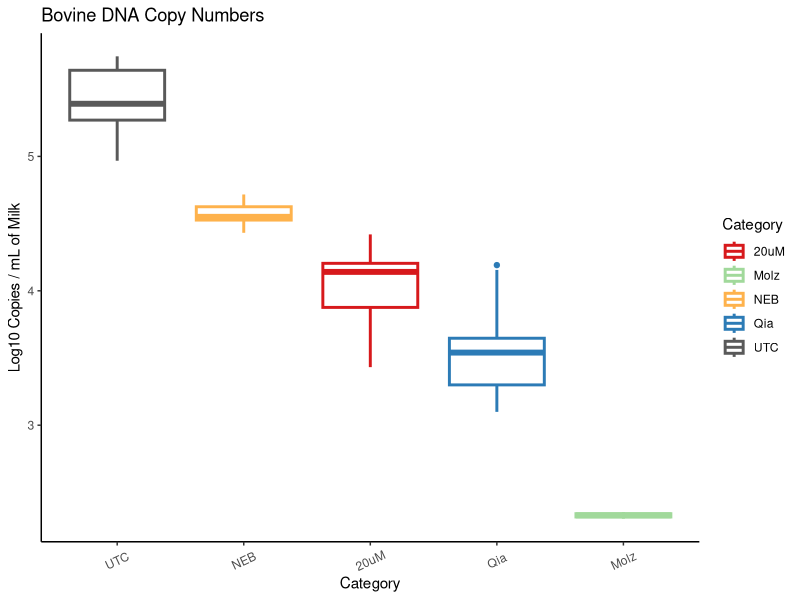
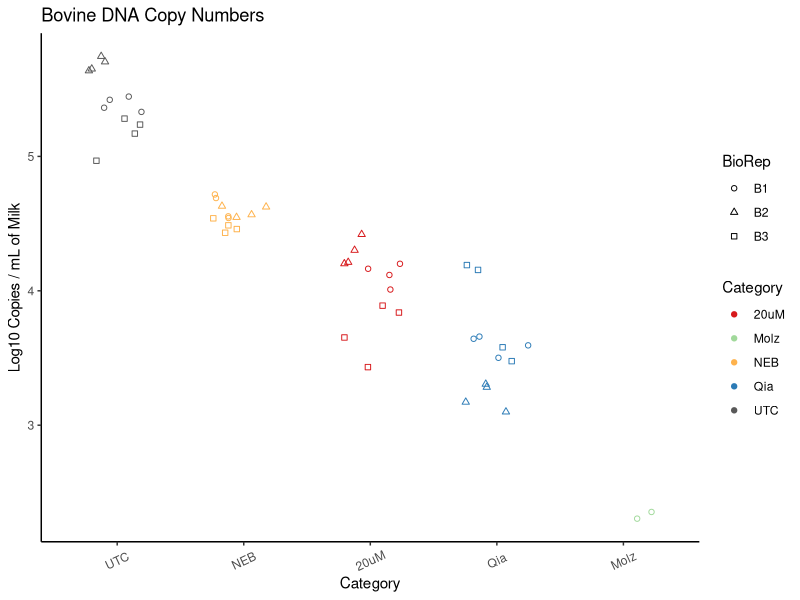
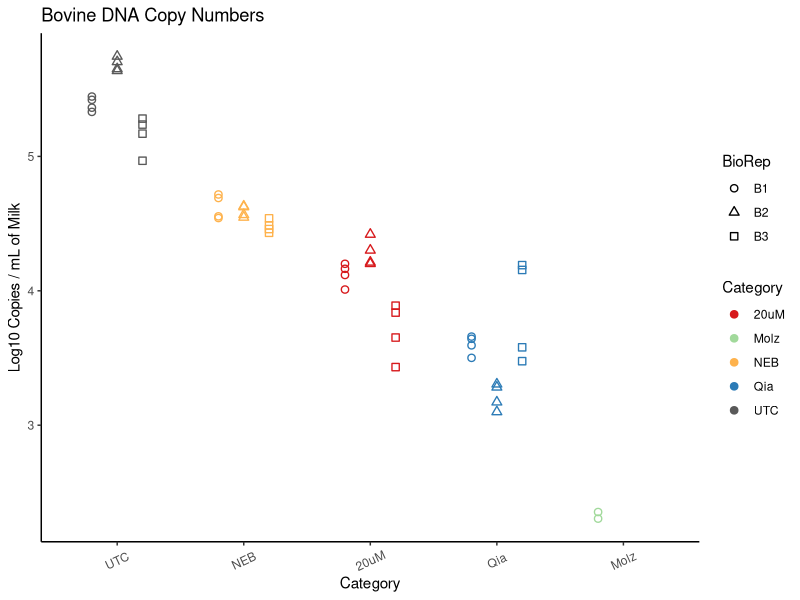
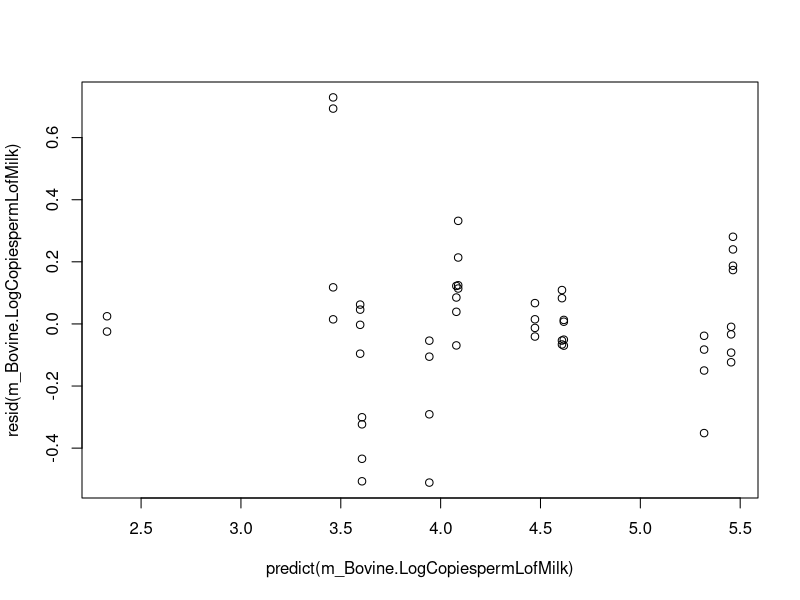
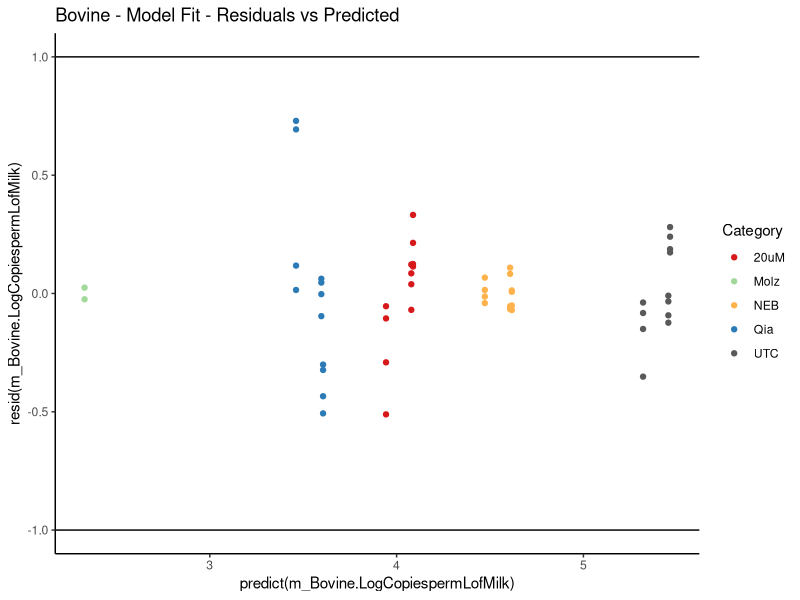
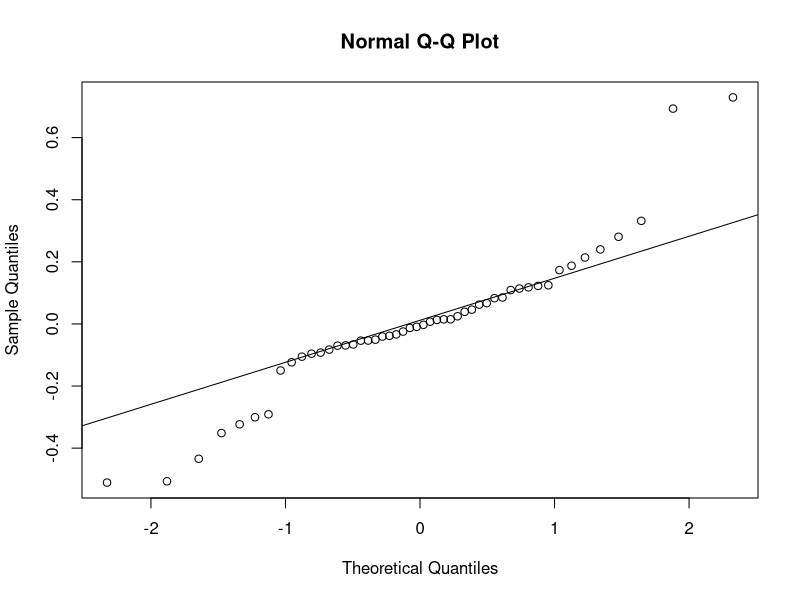

The R source for these figures, in order: (Note: this script raises an error after producing the figures.)
## ---- chunk 1
#Data File: OpenRefineHostDepletionData1.23.19
library(ggplot2)
library(dplyr)
library(emmeans)
library(multcompView)

#Read Data
AllData <- read.table("OpenRefineHostDepletionData1.23.19.txt", sep="\t",  fill = TRUE, header=TRUE)
SampleData <- AllData %>% filter(Category!="Standard") %>% filter(Category!="NEBdiluent")
dim (SampleData)

#Getting All variables and all levels within each

#sapply(SampleData, levels)
#SampleData %>% 
#     sapply(levels)

#Summary Statistics
SampleData.summary <- SampleData %>%
  group_by(Target.Name,Category,BioRep) %>%
  summarize(mean_CopyN_permLMilk=mean(LogCopiespermLofMilk,na.rm=T),
            st_dev=sd(LogCopiespermLofMilk,na.rm=T),
            n_missing=sum(is.na(LogCopiespermLofMilk)),
            n_total=n())
write.table (SampleData.summary, "SampleData.summary.txt", sep="\t" ) 


#Summary Statistics by Kit
SampleData.summary <- SampleData %>%
  group_by(Target.Name,Category) %>%
  summarize(mean_CopyN_permLMilk=mean(LogCopiespermLofMilk,na.rm=T),
            st_dev=sd(LogCopiespermLofMilk,na.rm=T),
            n_missing=sum(is.na(LogCopiespermLofMilk)),
            n_total=n())
write.table (SampleData.summary, "SampleData.summary.txt", sep="\t" ) 
## ---- chunk 2

#Filter Subset from Sample Data
Bovine <- SampleData %>% filter(Target.Name=="BovineUXT")
dim(Bovine)

#Summary Statistics
Bovine.summary <- Bovine %>%
  group_by(Category) %>%
  summarize(mean_CopyN_permLMilk=mean(LogCopiespermLofMilk,na.rm=T),
            st_dev=sd(LogCopiespermLofMilk,na.rm=T),
            n_missing=sum(is.na(LogCopiespermLofMilk)),
            n_total=n())
write.table (Bovine.summary, "Bovine.summary.txt", sep="\t" )
## ---- chunk 3
#Plot Raw Means and Standard Deviations
Colors <- c("20uM" = "#d7191c", "Molz"= "#a1d99b", "NEB"= "#feb24c","UTC"= "#595959", "Qia"="#2c7bb6")
ggplot(data=Bovine,
       mapping=aes(x=Category,y=LogCopiespermLofMilk, color=Category, ylab="Copy Numbers")) +
  ylab ("Log10 Copies / mL of Milk")+
     geom_boxplot(lwd=1)+
  theme_bw()+
 ggtitle("Bovine DNA Copy Numbers")+
  scale_color_manual(values=Colors)+
  theme(panel.grid.major = element_blank())+
  theme(panel.grid.minor = element_blank())+
  theme(panel.background = element_blank())+
  theme(panel.border = element_blank())+
  theme(axis.line = element_line())+
  theme(axis.text.x=element_text(angle=25,vjust=0.5))+
  scale_x_discrete(limits=c("UTC", "NEB", "20uM", "Qia", "Molz"))

ggplot(data=Bovine,
       mapping=aes(x=Category,y=LogCopiespermLofMilk, color=Category, shape=BioRep)) +
  ylab ("Log10 Copies / mL of Milk")+
    geom_jitter(width=0.25)+
  ggtitle("Bovine DNA Copy Numbers")+
  scale_shape_discrete(solid=F) +
  theme_bw()+
  scale_color_manual(values=Colors)+
  theme(panel.grid.major = element_blank())+
  theme(panel.grid.minor = element_blank())+
  theme(panel.background = element_blank())+
  theme(panel.border = element_blank())+
  theme(axis.line = element_line())+
  theme(axis.text.x=element_text(angle=25,vjust=0.5))+
  scale_x_discrete(limits=c("UTC", "NEB", "20uM", "Qia", "Molz"))

ggplot(data=Bovine,
       mapping=aes(x=Category,y=LogCopiespermLofMilk, color=Category, shape=BioRep)) +
  ylab ("Log10 Copies / mL of Milk")+
    geom_point(position=position_jitterdodge(jitter.width=0, dodge.width = .6),size = 2,stroke = .7)+
  ggtitle("Bovine DNA Copy Numbers")+
  scale_shape_discrete(solid=F) +
  theme_bw()+
  scale_color_manual(values=Colors)+
  theme(panel.grid.major = element_blank())+
  theme(panel.grid.minor = element_blank())+
  theme(panel.background = element_blank())+
  theme(panel.border = element_blank())+
  theme(axis.line = element_line())+
  theme(axis.text.x=element_text(angle=25,vjust=0.5))+
  scale_x_discrete(limits=c("UTC", "NEB", "20uM", "Qia", "Molz"))

## ---- chunk 4
# Model Selection
#3 linear models were compared: including BioRep only, qPCRefficiency only, and both as covariates. Best model fit was used as the final model. 
m_Bovine.LogCopiespermLofMilk1 <- lm( LogCopiespermLofMilk ~ Category + BioRep, data=Bovine )
summary(m_Bovine.LogCopiespermLofMilk1)

m_Bovine.LogCopiespermLofMilk2 <- lm( LogCopiespermLofMilk ~ Category + qPCRefficiency, data=Bovine )
summary(m_Bovine.LogCopiespermLofMilk2)

m_Bovine.LogCopiespermLofMilk3 <- lm( LogCopiespermLofMilk ~ Category + qPCRefficiency + BioRep, data=Bovine )
summary(m_Bovine.LogCopiespermLofMilk3)

anova(m_Bovine.LogCopiespermLofMilk1, m_Bovine.LogCopiespermLofMilk2)
# Model with qPCRefficiency does not have better fit than model with BioRep
anova(m_Bovine.LogCopiespermLofMilk2, m_Bovine.LogCopiespermLofMilk3)
# Model with both qPCRefficiency and BioRep does not have better fit than model with qPCRefficiency only
anova(m_Bovine.LogCopiespermLofMilk1, m_Bovine.LogCopiespermLofMilk3)
# Fit of model with both qPCRefficiency and BioRep is not different from fit of model with BioRep only
anova(m_Bovine.LogCopiespermLofMilk1, m_Bovine.LogCopiespermLofMilk2, m_Bovine.LogCopiespermLofMilk3)

AIC (m_Bovine.LogCopiespermLofMilk1)
AIC (m_Bovine.LogCopiespermLofMilk2)
AIC (m_Bovine.LogCopiespermLofMilk3)
# Final model chosen:
# Model 1: LogCopiespermLofMilk ~ Category + BioRep
## ---- chunk 5
# Fit Linear Model

m_Bovine.LogCopiespermLofMilk <- lm( LogCopiespermLofMilk ~ Category + BioRep, data=Bovine )
summary(m_Bovine.LogCopiespermLofMilk)

# Model Fit Plots

plot(x=predict(m_Bovine.LogCopiespermLofMilk),y=resid(m_Bovine.LogCopiespermLofMilk))
  
  # using ggplot2
Colors <- c("20uM" = "#d7191c", "Molz"= "#a1d99b", "NEB"= "#feb24c","UTC"= "#595959", "Qia"="#2c7bb6")
ggplot(m_Bovine.LogCopiespermLofMilk, aes(x=predict(m_Bovine.LogCopiespermLofMilk), y=resid(m_Bovine.LogCopiespermLofMilk), color=Category)) +
  geom_point()+
  theme_bw()+
  ggtitle("Bovine - Model Fit - Residuals vs Predicted")+
  scale_color_manual(values=Colors)+
  theme(panel.grid.major = element_blank())+
  theme(panel.grid.minor = element_blank())+
  theme(panel.background = element_blank())+
  theme(panel.border = element_blank())+
  theme(axis.line = element_line())+
  geom_hline(yintercept = 1) +
  geom_hline(yintercept = -1)

  # qqplots
qqnorm(resid(m_Bovine.LogCopiespermLofMilk))
qqline(resid(m_Bovine.LogCopiespermLofMilk))

summary(m_Bovine.LogCopiespermLofMilk)

#All residuals are < 1. 
## ---- chunk 6
# Check Tukey-adjusted pairwise comparison of kit estimates
m_Bovine.LogCopiespermLofMilk_emmeans <- emmeans(m_Bovine.LogCopiespermLofMilk,pairwise~Category)
m_Bovine.LogCopiespermLofMilk_emmeans
# Use compact letter display for convenience
m_Bovine.LogCopiespermLofMilk_cld <- CLD(m_Bovine.LogCopiespermLofMilk_emmeans$emmeans,
                         Letters=LETTERS)
m_Bovine.LogCopiespermLofMilk_cld

# Get fitted values from model to plot with other software
emmeans(m_Bovine.LogCopiespermLofMilk,~ Category) %>%
  summary() %>%
  data.frame() 

# Plot fitted values from model
Colors <- c("20uM" = "#d7191c", "Molz"= "#a1d99b", "NEB"= "#feb24c","UTC"= "#595959", "Qia"="#2c7bb6")

emmeans(m_Bovine.LogCopiespermLofMilk,~Category) %>%
  summary() %>%
  data.frame() %>%
ggplot(aes(x=Category,y=emmean,color=Category)) +
  geom_point() +
  labs(y="Estimated Marginal Means") +
  geom_errorbar(aes(ymin=lower.CL,ymax=upper.CL),width=0.5) +
  geom_text(data=data.frame(m_Bovine.LogCopiespermLofMilk_cld),aes(x=Category,label=`.group`),hjust=-.1) +
  theme_bw()+
 ggtitle("Bovine Copy Numbers")+
  scale_color_manual(values=Colors)+
  theme(panel.grid.major = element_blank())+
  theme(panel.grid.minor = element_blank())+
  theme(panel.background = element_blank())+
  theme(panel.border = element_blank())+
  theme(axis.line = element_line())+
  theme(axis.text.x=element_text(angle=25,vjust=0.5))+
scale_x_discrete(limits=c("UTC", "NEB", "20uM", "Qia", "Molz"))
ggsave("BovineKits.TIFF")
## ---- chunk 7

#Filter Subset from Sample Data
TotalBacterialDNA <- SampleData %>% filter(Target.Name=="Total16S")
dim(TotalBacterialDNA)

#Summary Statistics
TotalBacterialDNA.summary <- TotalBacterialDNA %>%
  group_by(Category) %>%
  summarize(mean_CopyN_permLMilk=mean(LogCopiespermLofMilk,na.rm=T),
            st_dev=sd(LogCopiespermLofMilk,na.rm=T),
            n_missing=sum(is.na(LogCopiespermLofMilk)),
            n_total=n())
write.table (TotalBacterialDNA.summary, "TotalBacterialDNA.summary.txt", sep="\t" )
## ---- chunk 8
#Plot Raw Means and Standard Deviations
Colors <- c("20uM" = "#d7191c", "Molz"= "#a1d99b", "NEB"= "#feb24c","UTC"= "#595959", "Qia"="#2c7bb6")
ggplot(data=TotalBacterialDNA,
       mapping=aes(x=Category,y=LogCopiespermLofMilk, color=Category, ylab="Copy Numbers")) +
  ylab ("Log10 Copies / mL of Milk")+
     geom_boxplot(lwd=1)+
  theme_bw()+
 ggtitle("TotalBacterialDNA DNA Copy Numbers")+
  scale_color_manual(values=Colors)+
  theme(panel.grid.major = element_blank())+
  theme(panel.grid.minor = element_blank())+
  theme(panel.background = element_blank())+
  theme(panel.border = element_blank())+
  theme(axis.line = element_line())+
  theme(axis.text.x=element_text(angle=25,vjust=0.5))+
  scale_x_discrete(limits=c("UTC", "NEB", "20uM", "Qia", "Molz"))

ggplot(data=TotalBacterialDNA,
       mapping=aes(x=Category,y=LogCopiespermLofMilk, color=Category, shape=BioRep)) +
  ylab ("Log10 Copies / mL of Milk")+
    geom_jitter(width=0.25)+
  scale_shape_discrete(solid=F) +
    ggtitle("TotalBacterialDNA DNA Copy Numbers")+
  theme_bw()+
  scale_color_manual(values=Colors)+
  theme(panel.grid.major = element_blank())+
  theme(panel.grid.minor = element_blank())+
  theme(panel.background = element_blank())+
  theme(panel.border = element_blank())+
  theme(axis.line = element_line())+
  theme(axis.text.x=element_text(angle=25,vjust=0.5))+
  scale_x_discrete(limits=c("UTC", "NEB", "20uM", "Qia", "Molz"))

## ---- chunk 9
# Model Selection
#3 linear models were compared: including BioRep only, qPCRefficiency only, and both as covariates. Best model fit was used as the final model. 
m_TotalBacterialDNA.LogCopiespermLofMilk1 <- lm( LogCopiespermLofMilk ~ Category + BioRep, data=TotalBacterialDNA )
summary(m_TotalBacterialDNA.LogCopiespermLofMilk1)

m_TotalBacterialDNA.LogCopiespermLofMilk2 <- lm( LogCopiespermLofMilk ~ Category + qPCRefficiency, data=TotalBacterialDNA )
summary(m_TotalBacterialDNA.LogCopiespermLofMilk2)

m_TotalBacterialDNA.LogCopiespermLofMilk3 <- lm( LogCopiespermLofMilk ~ Category + qPCRefficiency + BioRep, data=TotalBacterialDNA )
summary(m_TotalBacterialDNA.LogCopiespermLofMilk3)

anova(m_TotalBacterialDNA.LogCopiespermLofMilk1, m_TotalBacterialDNA.LogCopiespermLofMilk2)
# Model with qPCRefficiency does not have better fit than model with BioRep
anova(m_TotalBacterialDNA.LogCopiespermLofMilk2, m_TotalBacterialDNA.LogCopiespermLofMilk3)
# Model with both qPCRefficiency and BioRep does not have better fit than model with qPCRefficiency only
anova(m_TotalBacterialDNA.LogCopiespermLofMilk1, m_TotalBacterialDNA.LogCopiespermLofMilk3)
# Fit of model with both qPCRefficiency and BioRep is not different from fit of model with BioRep only
anova(m_TotalBacterialDNA.LogCopiespermLofMilk1, m_TotalBacterialDNA.LogCopiespermLofMilk2, m_TotalBacterialDNA.LogCopiespermLofMilk3)

AIC (m_TotalBacterialDNA.LogCopiespermLofMilk1)
AIC (m_TotalBacterialDNA.LogCopiespermLofMilk2)
AIC (m_TotalBacterialDNA.LogCopiespermLofMilk3)
# Final model chosen:
# Model 1: LogCopiespermLofMilk ~ Category + BioRep
## ---- chunk 10
# Fit Linear Model

m_TotalBacterialDNA.LogCopiespermLofMilk <- lm( LogCopiespermLofMilk ~ Category + BioRep, data=TotalBacterialDNA )
summary(m_TotalBacterialDNA.LogCopiespermLofMilk)

# Model Fit Plots

plot(x=predict(m_TotalBacterialDNA.LogCopiespermLofMilk),y=resid(m_TotalBacterialDNA.LogCopiespermLofMilk))
  
  # using ggplot2
Colors <- c("20uM" = "#d7191c", "Molz"= "#a1d99b", "NEB"= "#feb24c","UTC"= "#595959", "Qia"="#2c7bb6")
ggplot(m_TotalBacterialDNA.LogCopiespermLofMilk, aes(x=predict(m_TotalBacterialDNA.LogCopiespermLofMilk), y=resid(m_TotalBacterialDNA.LogCopiespermLofMilk), color=Category)) +
  geom_point()+
  theme_bw()+
  ggtitle("TotalBacterialDNA - Model Fit - Residuals vs Predicted")+
  scale_color_manual(values=Colors)+
  theme(panel.grid.major = element_blank())+
  theme(panel.grid.minor = element_blank())+
  theme(panel.background = element_blank())+
  theme(panel.border = element_blank())+
  theme(axis.line = element_line())+
  geom_hline(yintercept = 1) +
  geom_hline(yintercept = -1)

  # qqplots
qqnorm(resid(m_TotalBacterialDNA.LogCopiespermLofMilk))
qqline(resid(m_TotalBacterialDNA.LogCopiespermLofMilk))

summary(m_TotalBacterialDNA.LogCopiespermLofMilk)

#All residuals are < 1. 
## ---- chunk 11
# Check Tukey-adjusted pairwise comparison of kit estimates
m_TotalBacterialDNA.LogCopiespermLofMilk_emmeans <- emmeans(m_TotalBacterialDNA.LogCopiespermLofMilk,pairwise~Category)
m_TotalBacterialDNA.LogCopiespermLofMilk_emmeans

# Use compact letter display for convenience
m_TotalBacterialDNA.LogCopiespermLofMilk_cld <- CLD(m_TotalBacterialDNA.LogCopiespermLofMilk_emmeans$emmeans,
                         Letters=LETTERS)
m_TotalBacterialDNA.LogCopiespermLofMilk_cld

# Get fitted values from model to plot with other software
emmeans(m_TotalBacterialDNA.LogCopiespermLofMilk,~ Category) %>%
  summary() %>%
  data.frame() 

# Plot fitted values from model
Colors <- c("20uM" = "#d7191c", "Molz"= "#a1d99b", "NEB"= "#feb24c","UTC"= "#595959", "Qia"="#2c7bb6")

emmeans(m_TotalBacterialDNA.LogCopiespermLofMilk,~Category) %>%
  summary() %>%
  data.frame() %>%
ggplot(aes(x=Category,y=emmean,color=Category)) +
  geom_point() +
  labs(y="Estimated Marginal Means") +
  geom_errorbar(aes(ymin=lower.CL,ymax=upper.CL),width=0.5) +
  geom_text(data=data.frame(m_TotalBacterialDNA.LogCopiespermLofMilk_cld),aes(x=Category,label=`.group`),nudge_y = 0.7, nudge_x = -0.05, fontface = "bold") +
  theme_bw()+
 ggtitle("Total Bacterial DNA Copy Numbers")+
  scale_color_manual(values=Colors)+
  theme(panel.grid.major = element_blank())+
  theme(panel.grid.minor = element_blank())+
  theme(panel.background = element_blank())+
  theme(panel.border = element_blank())+
  theme(axis.line = element_line())+
  theme(axis.text.x=element_text(angle=25,vjust=0.5))+
  scale_x_discrete(limits=c("UTC", "NEB", "20uM", "Qia", "Molz"))
## ---- chunk 12

df1_Bovine.rawdata <- Bovine[c(20,30,23)]

df2_Bovine.model<-emmeans(m_Bovine.LogCopiespermLofMilk,~Category) %>%
  summary() %>%
  data.frame()

ggplot() +
  geom_jitter(data=df1_Bovine.rawdata,aes(x=Category,y=LogCopiespermLofMilk)) +
  geom_point(data=df2_Bovine.model,aes(x=Category,y=emmean,fill=Category))+
  geom_errorbar(data=df2_Bovine.model,aes(x=Category,ymin=lower.CL,ymax=upper.CL),width=0.5)+
  scale_x_discrete(limits=c("UTC", "NEB", "20uM", "Qia", "Molz"))
  
# Making the plot pretty

Colors <- c("20uM" = "#d7191c", "Molz"= "#a1d99b", "NEB"= "#feb24c","UTC"= "#595959", "Qia"="#2c7bb6")
  
ggplot() +
  geom_jitter(data=df1_Bovine.rawdata,aes(x=Category,y=LogCopiespermLofMilk,color=Category, shape=BioRep)) +
  scale_color_manual(values=Colors)+
  geom_point(data=df2_Bovine.model,aes(x=Category,y=emmean,fill=Category))+
  geom_errorbar(data=df2_Bovine.model,aes(x=Category,ymin=lower.CL,ymax=upper.CL),width=0.5)+  
  geom_text(data =data.frame(m_Bovine.LogCopiespermLofMilk_cld),aes(x=Category,label=`.group`, y=emmean),hjust=-.5) +
ylim(1.5, 6.5)+
xlab("Kit")+
ylab ("Log10 Copies / mL of Milk")+
  theme_bw()+
  ggtitle("Bovine Copy Numbers")+
  scale_shape(solid = F)+
  scale_color_manual(values=Colors)+
  theme(panel.grid.major = element_blank())+
  theme(panel.grid.minor = element_blank())+
  theme(panel.background = element_blank())+
  theme(panel.border = element_blank())+
  theme(axis.line = element_line())+
  theme(axis.text.x=element_text(angle=25,vjust=0.5))+
scale_x_discrete(limits=c("UTC", "NEB", "20uM", "Qia", "Molz"))
ggsave("BovineKitComparison.TIFF")

## ---- chunk 13

df1_TotalBacterialDNA.rawdata <- TotalBacterialDNA[c(20,30,23)]

df2_TotalBacterialDNA.model<-emmeans(m_TotalBacterialDNA.LogCopiespermLofMilk,~Category) %>%
  summary() %>%
  data.frame()

ggplot() +
  geom_jitter(data=df1_TotalBacterialDNA.rawdata,aes(x=Category,y=LogCopiespermLofMilk)) +
  geom_point(data=df2_TotalBacterialDNA.model,aes(x=Category,y=emmean,fill=Category))+
  geom_errorbar(data=df2_TotalBacterialDNA.model,aes(x=Category,ymin=lower.CL,ymax=upper.CL),width=0.5)+
  scale_x_discrete(limits=c("UTC", "NEB", "20uM", "Qia", "Molz"))
  
# Making the plot pretty

Colors <- c("20uM" = "#d7191c", "Molz"= "#a1d99b", "NEB"= "#feb24c","UTC"= "#595959", "Qia"="#2c7bb6")
  
ggplot() +
  geom_jitter(data=df1_TotalBacterialDNA.rawdata,aes(x=Category,y=LogCopiespermLofMilk,color=Category, shape=BioRep)) +
  scale_color_manual(values=Colors)+
  geom_point(data=df2_TotalBacterialDNA.model,aes(x=Category,y=emmean,fill=Category))+
  geom_errorbar(data=df2_TotalBacterialDNA.model,aes(x=Category,ymin=lower.CL,ymax=upper.CL),width=0.5)+  
  geom_text(data =data.frame(m_TotalBacterialDNA.LogCopiespermLofMilk_cld),aes(x=Category,label=`.group`, y=emmean), nudge_y = .5, nudge_x = -0.02, fontface = "bold") +
#ylim(1.5, 6.5)+
xlab("Kit")+
ylab ("Log10 Copies / mL of Milk")+
scale_shape(solid = F)+
  theme_bw()+
  ggtitle("Total Bacterial DNA Copy Numbers")+
  scale_color_manual(values=Colors)+
  theme(panel.grid.major = element_blank())+
  theme(panel.grid.minor = element_blank())+
  theme(panel.background = element_blank())+
  theme(panel.border = element_blank())+
  theme(axis.line = element_line())+
  theme(axis.text.x=element_text(angle=25,vjust=0.5))+
scale_x_discrete(limits=c("UTC", "NEB", "20uM", "Qia", "Molz"))


## ---- chunk 14
ggplot(data=SampleData, mapping=aes(x=Cat.Target,y=LogCopiespermLofMilk))+
  geom_point()+
  geom_jitter()+
  aes(colour=factor(Target.Name))+
  theme_bw()+
 ggtitle("Normalized Copy Numbers")+
  theme(panel.grid.major = element_blank())+
  theme(panel.grid.minor = element_blank())+
  theme(panel.background = element_blank())+
  theme(panel.border = element_blank())+
  theme(axis.line = element_line())+
  theme(axis.text.x=element_text(angle=25,vjust=0.5))+
scale_x_discrete(limits=c("UTC_Bacteria","UTC_Bovine", "PMA_Bacteria","PMA_Bovine","Molz_Bacteria","Molz_Bovine","NEB_Bacteria","NEB_Bovine","Qia_Bacteria","Qia_Bovine"))

Colors <- c("20uM" = "#d7191c", "Molz"= "#a1d99b", "NEB"= "#feb24c","UTC"= "#595959", "Qia"="#2c7bb6")

HostPlot <- ggplot(data=SampleData, aes(x=Cat.Target,y=LogCopiespermLofMilk, color=Category, fill=Target.Name))+
   scale_fill_manual(values = c("lightgray", "white"))

HostPlot + geom_boxplot() + 
  geom_dotplot(binaxis='y', 
               stackdir='center', 
               dotsize = .5) +
  theme_bw()+
  aes(colour=factor(Category))+
  scale_colour_manual(values = Colors)+
  theme(legend.title=element_blank())+
  xlab("Kit")+
  ylab("Log10 Copies / mL of Milk")+
  theme(panel.grid.major = element_blank(),
  panel.grid.minor = element_blank(),
  panel.background = element_blank(),
  panel.border = element_blank(),
  axis.line = element_line(),
  axis.text.x=element_text(angle=90,vjust=0.5))+
  ylim(1.5, 7.5)+
  scale_x_discrete(limits=c("UTC_Bacteria","UTC_Bovine"," "," ","NEB_Bacteria","NEB_Bovine"," "," ","PMA_Bacteria","PMA_Bovine"," "," ","Qia_Bacteria","Qia_Bovine"," "," ","Molz_Bacteria","Molz_Bovine"," "," "))
## ---- chunk 15
ggplot() +
  geom_point(data=df1_TotalBacterialDNA.rawdata,aes(x=Category,y=LogCopiespermLofMilk,color=Category, shape=BioRep), position=position_jitterdodge(jitter.width=0, dodge.width = .5),show.legend = F) +
  scale_color_manual(values=Colors)+
  geom_point(data=df2_TotalBacterialDNA.model,aes(x=Category,y=emmean,fill=Category),show.legend = F)+
  geom_errorbar(data=df2_TotalBacterialDNA.model,aes(x=Category,ymin=lower.CL,ymax=upper.CL),width=0.5)+  
  geom_text(data =data.frame(m_TotalBacterialDNA.LogCopiespermLofMilk_cld),aes(x=Category,label=`.group`, y=emmean), nudge_y = .7, nudge_x = -0.0, fontface = "bold") +
ylim(1.7, 7)+
xlab("Kit")+
ylab ("Log10 Copies / mL of Milk")+
scale_shape(solid = F)+
  theme_bw()+
  ggtitle("Total Bacterial DNA Copy Numbers")+
  scale_color_manual(values=Colors)+
  theme(panel.grid.major = element_blank())+
  theme(panel.grid.minor = element_blank())+
  theme(panel.background = element_blank())+
  theme(panel.border = element_blank())+
  theme(axis.line = element_line())+
  theme(axis.text.x=element_text(angle=25,vjust=0.5))+
scale_x_discrete(limits=c("UTC", "NEB", "20uM", "Qia", "Molz"))

ggsave("PanelA-BovBactKitComparison.TIFF", width = 3, height = 2.5 , units = "in", dpi = 600)

ggplot() +
  geom_point(data=df1_Bovine.rawdata,aes(x=Category,y=LogCopiespermLofMilk,color=Category, shape=BioRep), position=position_jitterdodge(jitter.width=0, dodge.width = .6), show.legend = F) +
  scale_color_manual(values=Colors)+
  geom_point(data=df2_Bovine.model,aes(x=Category,y=emmean,fill=Category), show.legend = F)+
  geom_errorbar(data=df2_Bovine.model,aes(x=Category,ymin=lower.CL,ymax=upper.CL),width=0.5)+  
  geom_text(data =data.frame(m_Bovine.LogCopiespermLofMilk_cld),aes(x=Category,label=`.group`, y=emmean),nudge_y = .7,nudge_x = -0.0, fontface = "bold") +
ylim(1.7, 7)+
xlab("Kit")+
ylab ("Log10 Copies / mL of Milk")+
  theme_bw()+
  ggtitle("Bovine Copy Numbers")+
  scale_shape(solid = F)+
  scale_color_manual(values=Colors)+
  theme(panel.grid.major = element_blank())+
  theme(panel.grid.minor = element_blank())+
  theme(panel.background = element_blank())+
  theme(panel.border = element_blank())+
  theme(axis.line = element_line())+
  theme(axis.text.x=element_text(angle=25,vjust=0.5))+
scale_x_discrete(limits=c("UTC", "NEB", "20uM", "Qia", "Molz"))
ggsave("PanelB-BovBactKitComparison.TIFF", width = 3, height = 2.5 , units = "in", dpi = 600)


ggplot()+
geom_boxplot(data=SampleData,aes(x=Cat.Target, y=LogCopiespermLofMilk, fill=Target.Name), show.legend = F)+
 scale_fill_manual(values = c("lightgray", "white"))+
  geom_point(data=SampleData,aes(x=Cat.Target,y=LogCopiespermLofMilk,color=Category, shape=BioRep), size = 2.5, stroke = .5, position=position_jitterdodge(jitter.width=0.05, dodge.width = 1), show.legend = F)+
  scale_shape(solid = F)+
  theme_bw()+
  aes(colour=factor(Category))+
  scale_colour_manual(values = Colors)+
  theme(legend.title=element_blank())+
  xlab(NULL)+
  ylab(NULL)+
  theme(panel.grid.major = element_blank(),
  panel.grid.minor = element_blank(),
  panel.background = element_blank(),
  panel.border = element_blank(),
  axis.line = element_line(),
  axis.text.x=element_text(angle=90,vjust=0.5))+
  #ylim(1.5, 7.5)+
  scale_x_discrete(limits=c("UTC_Bacteria","UTC_Bovine"," "," ","NEB_Bacteria","NEB_Bovine"," "," ","PMA_Bacteria","PMA_Bovine"," "," ","Qia_Bacteria","Qia_Bovine"," "," ","Molz_Bacteria","Molz_Bovine"," "," "))

ggsave("PanelC-BovBactKitComparison.TIFF", width = 7.5, height = 3.5 , units = "in", dpi = 600)

## ---- chunk 16
sessionInfo()
